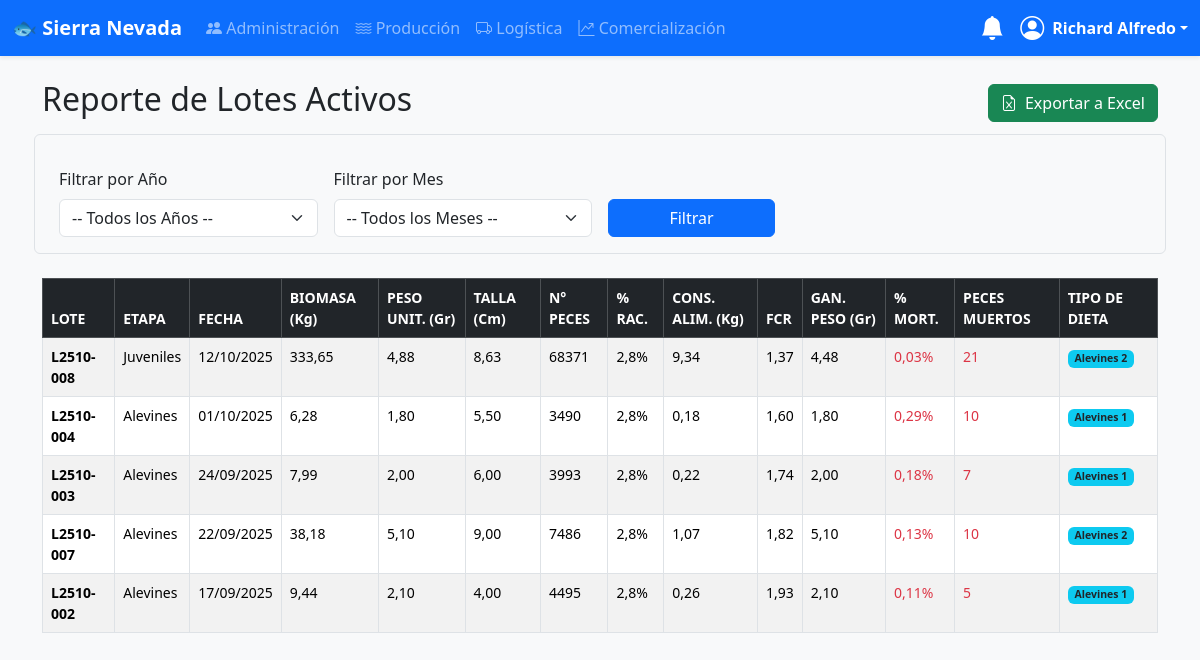
/produccion/historial/ (signed in), run on the app's committed database.
### usuarios/models.py (models this page shows, shortened)
class CustomUser(AbstractUser):
    dni = models.CharField(max_length=8, unique=True, null=True, blank=True)
    pregunta_seguridad = models.ForeignKey(PreguntaSeguridad, on_delete=models.SET_NULL, null=True, blank=True)
    respuesta_seguridad = models.CharField(max_length=255, null=True, blank=True)
    groups = models.ManyToManyField('auth.Group', related_name='customuser_set', blank=True, verbose_name='grupos')
    user_permissions = models.ManyToManyField('auth.Permission', related_name='customuser_set', blank=True)

### produccion/models.py (models this page shows, shortened)
class Lote(models.Model):
    ETAPAS = (('OVAS', 'Ovas'), ('ALEVINES', 'Alevines'), ('JUVENILES', 'Juveniles'), ('ENGORDE', 'Engorde'))
    codigo_lote = models.CharField(max_length=50, unique=True, blank=True, editable=False)
    etapa_actual = models.CharField(max_length=10, choices=ETAPAS)
    cantidad_inicial = models.PositiveIntegerField(default=0, editable=False, help_text="Cantidad de peces al inicio de la etapa actual")
    peso_promedio_inicial_gr = models.DecimalField(max_digits=7, decimal_places=2, default=Decimal('0.00'), editable=False, help_text="Peso promedio al inicio de la etapa actual")
    cantidad_total_peces = models.PositiveIntegerField(default=0)
    talla_min_cm = models.DecimalField(max_digits=5, decimal_places=2, null=True, blank=True, verbose_name="Talla Mínima (cm)")
    talla_max_cm = models.DecimalField(max_digits=5, decimal_places=2, null=True, blank=True, verbose_name="Talla Máxima (cm)")
    peso_promedio_pez_gr = models.DecimalField(max_digits=7, decimal_places=2, null=True, blank=True, help_text="Peso promedio en gramos")
    bastidor = models.OneToOneField('Bastidor', on_delete=models.SET_NULL, null=True, blank=True, related_name='lote_actual')
    artesa = models.ForeignKey('Artesa', on_delete=models.SET_NULL, null=True, blank=True, related_name='lotes')
    jaula = models.ForeignKey('Jaula', on_delete=models.SET_NULL, null=True, blank=True, related_name='lotes')
    fecha_ingreso_etapa = models.DateField(default=timezone.now)
    activo = models.BooleanField(default=True, help_text="Indica si el lote está activo o ha sido finalizado/cerrado")
    @property
    def tipo_alimento(self):
        if not self.talla_max_cm or self.talla_max_cm == 0:
            return "Alevines 1"
        talla = self.talla_max_cm
        if talla <= 8: return "Alevines 1"
        elif 8 < talla <= 10: return "Alevines 2"
        elif 10 < talla <= 15: return "Crecimiento 1"
        elif 15 < talla <= 20: return "Crecimiento 2"
        else: return "Engorde"
    @property
    def biomasa_kg(self):
        if self.cantidad_total_peces and self.peso_promedio_pez_gr:
            return (Decimal(self.cantidad_total_peces) * self.peso_promedio_pez_gr) / Decimal(1000)
        return Decimal(0)
    @property
    def racion_alimentaria_porcentaje(self):
        if not self.talla_max_cm or not self.peso_promedio_pez_gr:
            return Decimal(0)
        talla = self.talla_max_cm
        peso = self.peso_promedio_pez_gr
        if peso <= 20: return Decimal('2.8')
        if peso <= 50: return Decimal('2.5')
        if peso <= 100: return Decimal('2.2')
        if peso <= 150: return Decimal('1.9')
        if peso <= 250: return Decimal('1.5')
        return Decimal('1.2')
    @property
    def alimento_diario_kg(self):
        if not self.cantidad_total_peces or not self.peso_promedio_pez_gr:
            return Decimal(0)
        racion = self.racion_alimentaria_porcentaje
        alimento_kg = (self.biomasa_kg * racion) / Decimal(100)
        return round(alimento_kg, 2)
    @property
    def ganancia_en_peso_gr(self):
        if self.peso_promedio_pez_gr and self.peso_promedio_inicial_gr is not None:
            return self.peso_promedio_pez_gr - self.peso_promedio_inicial_gr
        return Decimal(0)
    @property
    def conversion_alimenticia(self):
        biomasa_ganada_kg = (self.ganancia_en_peso_gr * Decimal(self.cantidad_total_peces)) / Decimal(1000)
        dias_en_etapa = (timezone.now().date() - self.fecha_ingreso_etapa).days
        if dias_en_etapa <= 0:
            return Decimal(0)
        alimento_total_consumido_kg = self.alimento_diario_kg * dias_en_etapa
        if biomasa_ganada_kg > 0 and alimento_total_consumido_kg > 0:
            return round(alimento_total_consumido_kg / biomasa_ganada_kg, 2)
        return Decimal(0)

### produccion/views.py (the view)
# urls.py: path('historial/', views.HistorialTrazabilidadView.as_view(), name='historial-trazabilidad'),
class HistorialTrazabilidadView(ProduccionPermissionMixin, ListView):
    model = Lote
    template_name = 'produccion/historial_trazabilidad.html'
    context_object_name = 'lotes_data' # Cambiamos el nombre para más claridad
    paginate_by = 30
    def get_queryset(self):
        queryset = Lote.objects.filter(
            etapa_actual__in=['ALEVINES', 'JUVENILES', 'ENGORDE']
        ).prefetch_related('registros_mortalidad').order_by('-fecha_ingreso_etapa')
        year = self.request.GET.get('year')
        month = self.request.GET.get('month')
        if year:
            queryset = queryset.filter(fecha_ingreso_etapa__year=year)
        if month:
            queryset = queryset.filter(fecha_ingreso_etapa__month=month)
        return queryset
    def get_context_data(self, **kwargs):
        context = super().get_context_data(**kwargs)
        lotes_procesados = []
        for lote in context['lotes_data']:
            peces_muertos = lote.registros_mortalidad.aggregate(total=Coalesce(Sum('cantidad'), 0))['total']
            cantidad_inicial = lote.cantidad_total_peces + peces_muertos
            porc_mort = (peces_muertos / cantidad_inicial) * 100 if cantidad_inicial > 0 else 0
            lotes_procesados.append({
                'lote': lote,
                'peces_muertos': peces_muertos,
                'porc_mort': round(porc_mort, 2)
            })
        context['lotes_data'] = lotes_procesados # Reemplazamos la lista original por la procesada
        context['years'] = range(timezone.now().year, 2022, -1)
        context['months'] = [
            (1, 'Enero'), (2, 'Febrero'), (3, 'Marzo'), (4, 'Abril'),
            (5, 'Mayo'), (6, 'Junio'), (7, 'Julio'), (8, 'Agosto'),
            (9, 'Septiembre'), (10, 'Octubre'), (11, 'Noviembre'), (12, 'Diciembre')
        ]
        context['selected_year'] = self.request.GET.get('year', '')
        context['selected_month'] = self.request.GET.get('month', '')
        return context

### produccion/views.py (called while the page is built)
    def test_func(self):
        return self.request.user.is_staff or self.request.user.groups.filter(name='Produccion').exists()

### usuarios/templatetags/auth_extras.py (called while the page is built)
@register.filter(name='has_group')
def has_group(user, group_name):
    return user.groups.filter(name=group_name).exists()

### templates/produccion/historial_trazabilidad.html (shortened to what this page needs)
{% extends "base.html" %}
{% block content %}
<div class="d-flex justify-content-between align-items-center mb-4">
    <h1 class="h2">Reporte de Lotes Activos</h1>
    <a href="{% url 'exportar-lotes-excel' %}?year={{ selected_year }}&month={{ selected_month }}" class="btn btn-success">
        <i class="bi bi-file-earmark-excel me-2"></i>Exportar a Excel
    </a>
</div>
<form method="get" class="row g-3 mb-4 p-3 bg-light border rounded">
    <div class="col-md-3">
        <label for="yearFilter" class="form-label">Filtrar por Año</label>
        <select name="year" id="yearFilter" class="form-select">
            <option value="">-- Todos los Años --</option>
        </select>
    </div>
    <div class="col-md-3">
        <label for="monthFilter" class="form-label">Filtrar por Mes</label>
        <select name="month" id="monthFilter" class="form-select">
            <option value="">-- Todos los Meses --</option>
        </select>
    </div>
    <div class="col-md-2 align-self-end">
        <button type="submit" class="btn btn-primary w-100">Filtrar</button>
    </div>
</form>
<div class="table-responsive">
    <table class="table table-striped table-hover table-bordered small">
        <thead class="table-dark">
            <tr>
                <th>LOTE</th>
                <th>ETAPA</th>
                <th>FECHA</th>
                <th>BIOMASA (Kg)</th>
                <th>PESO UNIT. (Gr)</th>
                <th>TALLA (Cm)</th>
                <th>N° PECES</th>
                <th>% RAC.</th>
                <th>CONS. ALIM. (Kg)</th>
                <th>FCR</th>
                <th>GAN. PESO (Gr)</th>
                <th>% MORT.</th>
                <th>PECES MUERTOS</th>
                <th>TIPO DE DIETA</th>
            </tr>
        </thead>
        <tbody>
            {% for item in lotes_data %}
            <tr>
                <td><strong>{{ item.lote.codigo_lote }}</strong></td>
                <td>{{ item.lote.get_etapa_actual_display }}</td>
                <td>{{ item.lote.fecha_ingreso_etapa|date:"d/m/Y" }}</td>
                <td>{{ item.lote.biomasa_kg|floatformat:2 }}</td>
                <td>{{ item.lote.peso_promedio_pez_gr|floatformat:2 }}</td>
                <td>{{ item.lote.talla_max_cm|floatformat:2 }}</td>
                <td>{{ item.lote.cantidad_total_peces }}</td>
                <td>{{ item.lote.racion_alimentaria_porcentaje|floatformat:1 }}%</td>
                <td>{{ item.lote.alimento_diario_kg|floatformat:2 }}</td>
                <td>{{ item.lote.conversion_alimenticia|floatformat:2 }}</td>
                <td>{{ item.lote.ganancia_en_peso_gr|floatformat:2 }}</td>
                <td class="text-danger">{{ item.porc_mort|floatformat:2 }}%</td>
                <td class="text-danger">{{ item.peces_muertos }}</td>
                <td><span class="badge bg-info text-dark">{{ item.lote.tipo_alimento }}</span></td>
            </tr>
            {% empty %}
            <tr>
                <td colspan="14" class="text-center p-4">No hay lotes que coincidan con los filtros seleccionados.</td>
            </tr>
            {% endfor %}
        </tbody>
    </table>
</div>
{% endblock %}

### templates/base.html (shortened to what this page needs)
<!doctype html>
<html lang="es">
{% load auth_extras %}
{% load static %} <head>
    <link href="https://cdn.jsdelivr.net/npm/bootstrap@5.3.3/dist/css/bootstrap.min.css" rel="stylesheet">
    <link rel="stylesheet" href="https://cdn.jsdelivr.net/npm/bootstrap-icons@1.11.3/font/bootstrap-icons.min.css">
</head>
<body>
    <nav class="navbar navbar-expand-lg navbar-dark bg-primary shadow-sm sticky-top">
        <div class="container-fluid">
            <a class="navbar-brand fw-bold" href="{% url 'welcome' %}">🐟 Sierra Nevada</a>
            <div class="collapse navbar-collapse" id="mainNavbar">
                {% if user.is_authenticated %}
                <ul class="navbar-nav me-auto mb-2 mb-lg-0">
                    {% if user.is_staff %}
                    <li class="nav-item"><a class="nav-link" href="{% url 'user-list' %}"><i class="bi bi-people-fill"></i> Administración</a></li>
                    {% endif %}
                    {% if user|has_group:"Produccion" %}
                    <li class="nav-item"><a class="nav-link" href="{% url 'dashboard-produccion' %}"><i class="bi bi-water"></i> Producción</a></li>
                    {% endif %}
                    {% if user|has_group:"Logistica" %}
                    <li class="nav-item"><a class="nav-link" href="{% url 'dashboard-logistica' %}"><i class="bi bi-truck"></i> Logística</a></li>
                    {% endif %}
                    {% if user|has_group:"Comercializacion" %}
                    <li class="nav-item"><a class="nav-link" href="{% url 'dashboard-comercializacion' %}"><i class="bi bi-graph-up-arrow"></i> Comercialización</a></li>
                    {% endif %}
                </ul>
                <div class="dropdown me-3">
                    <a href="#" class="d-flex align-items-center text-white text-decoration-none position-relative" id="notificationsDropdown" data-bs-toggle="dropdown" aria-expanded="false">
                        <i class="bi bi-bell-fill fs-4"></i>
                    </a>
                </div>
                <div class="dropdown">
                    <a href="#" class="d-flex align-items-center text-white text-decoration-none dropdown-toggle" data-bs-toggle="dropdown">
                        <i class="bi bi-person-circle fs-4 me-2"></i>
                        <strong>{{ user.first_name|default:user.username }}</strong>
                    </a>
                </div>
                {% endif %}
            </div>
        </div>
    </nav>
    <main class="container my-4">
        {% block content %}{% endblock %}
    </main>
</body>
</html>

### templates/base.html (style rules this page uses)
body { background-color: #f8f9fa; }

### data on the page
CustomUser: first_name "Richard Alfredo"
Lote: lote.codigo_lote "L2510-008", lote.etapa_actual "Juveniles", lote.fecha_ingreso_etapa "12/10/2025", lote.biomasa_kg "333,65", lote.peso_promedio_pez_gr "4,88", lote.talla_max_cm "8,63", lote.cantidad_total_peces "68371", lote.racion_alimentaria_porcentaje "2,8", lote.alimento_diario_kg "9,34", lote.conversion_alimenticia "1,37", lote.ganancia_en_peso_gr "4,48", porc_mort "0,03", peces_muertos "21", lote.tipo_alimento "Alevines 2"
Lote: lote.codigo_lote "L2510-004", lote.etapa_actual "Alevines", lote.fecha_ingreso_etapa "01/10/2025", lote.biomasa_kg "6,28", lote.peso_promedio_pez_gr "1,80", lote.talla_max_cm "5,50", lote.cantidad_total_peces "3490", lote.racion_alimentaria_porcentaje "2,8", lote.alimento_diario_kg "0,18", lote.conversion_alimenticia "1,60", lote.ganancia_en_peso_gr "1,80", porc_mort "0,29", peces_muertos "10", lote.tipo_alimento "Alevines 1"
Lote: lote.codigo_lote "L2510-003", lote.etapa_actual "Alevines", lote.fecha_ingreso_etapa "24/09/2025", lote.biomasa_kg "7,99", lote.peso_promedio_pez_gr "2,00", lote.talla_max_cm "6,00", lote.cantidad_total_peces "3993", lote.racion_alimentaria_porcentaje "2,8", lote.alimento_diario_kg "0,22", lote.conversion_alimenticia "1,74", lote.ganancia_en_peso_gr "2,00", porc_mort "0,18", peces_muertos "7", lote.tipo_alimento "Alevines 1"
Lote: lote.codigo_lote "L2510-007", lote.etapa_actual "Alevines", lote.fecha_ingreso_etapa "22/09/2025", lote.biomasa_kg "38,18", lote.peso_promedio_pez_gr "5,10", lote.talla_max_cm "9,00", lote.cantidad_total_peces "7486", lote.racion_alimentaria_porcentaje "2,8", lote.alimento_diario_kg "1,07", lote.conversion_alimenticia "1,82", lote.ganancia_en_peso_gr "5,10", porc_mort "0,13", peces_muertos "10", lote.tipo_alimento "Alevines 2"
Lote: lote.codigo_lote "L2510-002", lote.etapa_actual "Alevines", lote.fecha_ingreso_etapa "17/09/2025", lote.biomasa_kg "9,44", lote.peso_promedio_pez_gr "2,10", lote.talla_max_cm "4,00", lote.cantidad_total_peces "4495", lote.racion_alimentaria_porcentaje "2,8", lote.alimento_diario_kg "0,26", lote.conversion_alimenticia "1,93", lote.ganancia_en_peso_gr "2,10", porc_mort "0,11", peces_muertos "5", lote.tipo_alimento "Alevines 1"
